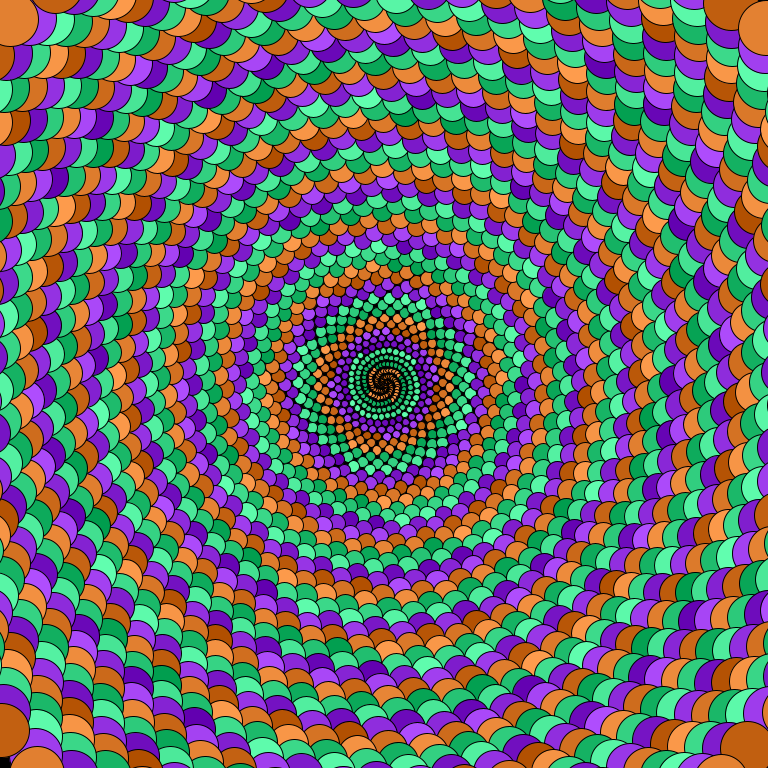
Frame 1 (no input)
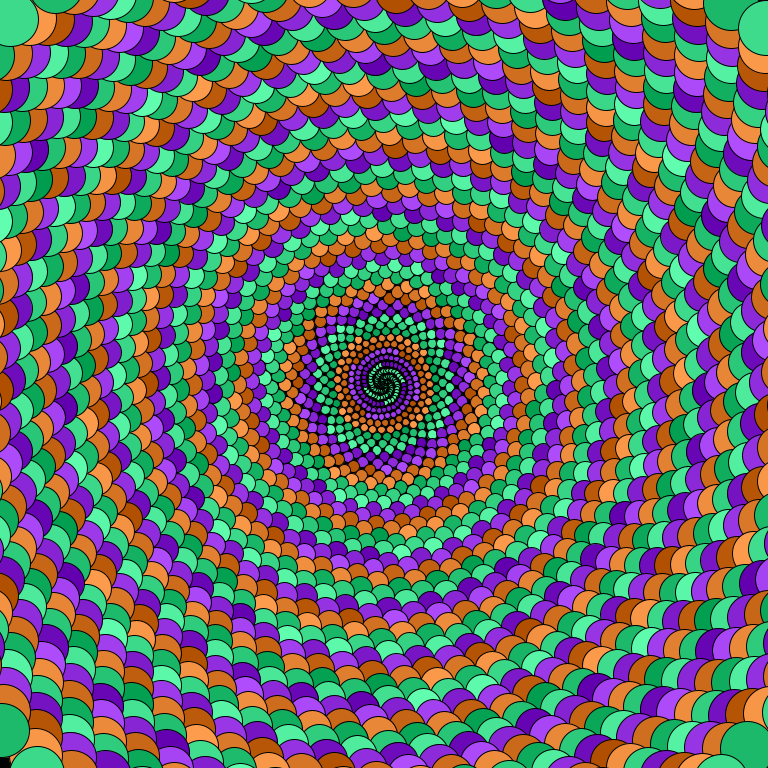
Frame 60 (the mouse pressed at the canvas centre just before this capture)
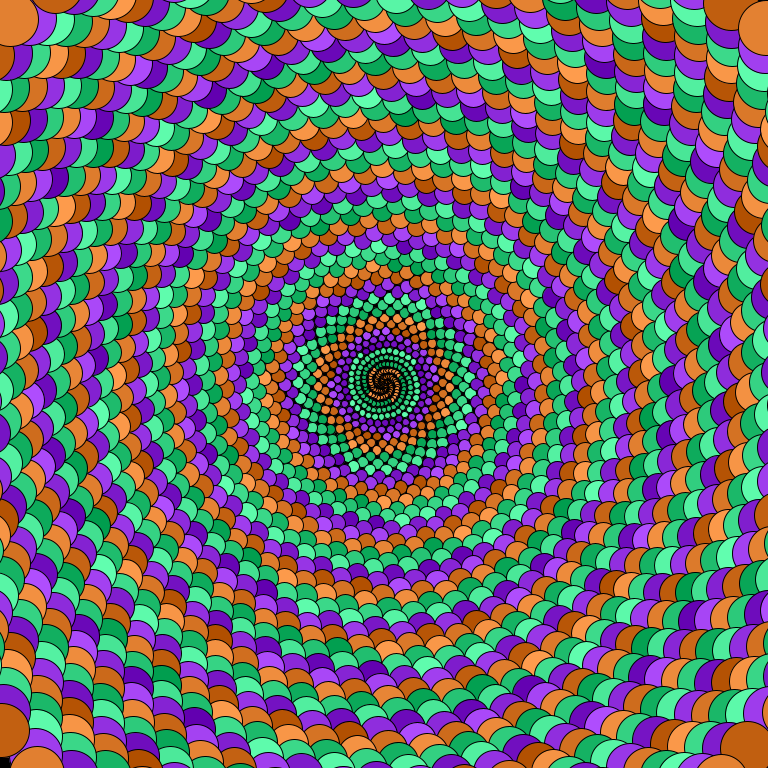
Frame 120 (the mouse held since frame 60 and released just before this capture)

The Processing sketch that drew these frames (run headless with seeded random() and noise(); from frame 60 on, the mouse is pressed at the canvas centre):

// Processing sketch: vortex
// ── vortex.pde
float PHI = 1.618;
float r, g, b;

void setup(){
  size(768, 768);
  background(0);
  r = random(255);
  g = random(255);
  b = random(255);
}

void draw(){
  float x,y;
  for(int i = 0; i < 2625; i++){
    fill(r, g, b);
    r += 1;
    g += 1;
    b += 1;
    if (r >= 255) {
      r = 0;
    }
    if (g >= 255) {
      g = 0;
    }
    if (b >= 255) {
      b = 0;
    }
    
    x = cos(PHI * i) * (i / 5) + width / 2;
    y = sin(PHI * i) * (i / 5) + height / 2;
    ellipse(x, y, i / 50.0 + 3, i / 50.0 + 3);
  }
  //delay(15);
}
